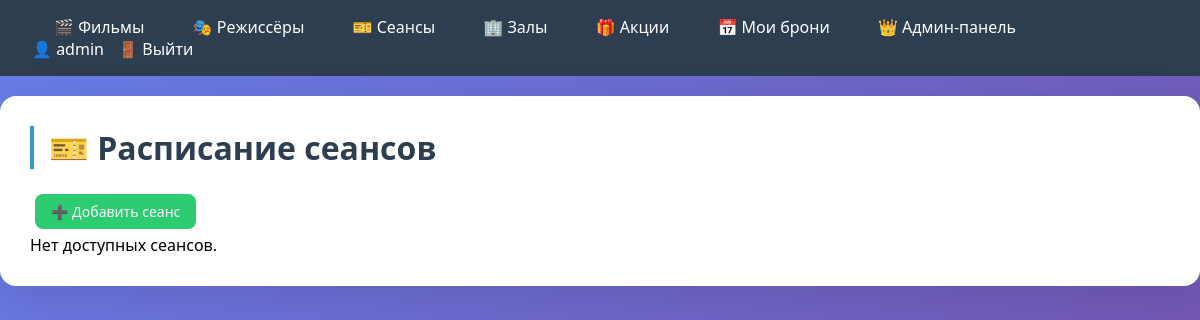
Before: /sessions/ (signed in) with the older database file.
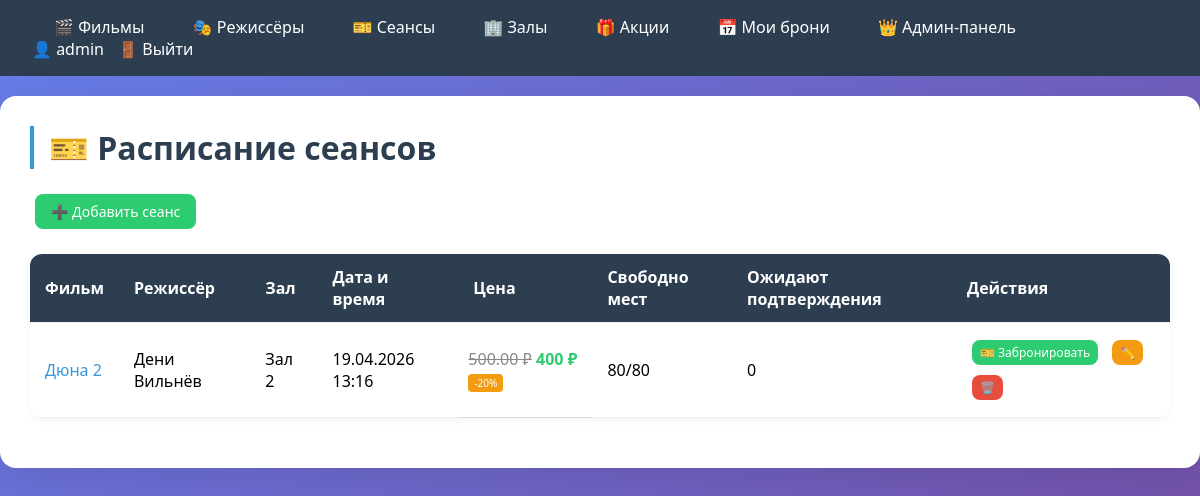
After: the same page with the newer database file.
### cinema/models.py (models this page shows, shortened)
class Session(models.Model):
    movie = models.ForeignKey(Movie, on_delete=models.CASCADE, verbose_name='Фильм', related_name='sessions')
    hall = models.ForeignKey(Hall, on_delete=models.CASCADE, verbose_name='Зал', related_name='sessions')
    start_time = models.DateTimeField('Время начала')
    price = models.DecimalField('Цена', max_digits=8, decimal_places=2)
    def get_active_promotion(self):
        from django.utils import timezone
        today = timezone.now().date()
        promotions = self.movie.promotion_set.filter(
            is_active=True,
            start_date__lte=today,
            end_date__gte=today
        )
        return promotions.first() if promotions.exists() else None
    def get_discounted_price(self):
        promotion = self.get_active_promotion()
        if promotion:
            discount = promotion.discount_percent
            return float(self.price) * (1 - discount / 100)
        return float(self.price)
    class Meta:
        verbose_name = 'Сеанс'
        verbose_name_plural = 'Сеансы'

class Movie(models.Model):
    title = models.CharField('Название', max_length=200)
    description = models.TextField('Описание')
    duration_min = models.IntegerField('Длительность (мин)')
    rating = models.FloatField('Рейтинг', default=0.0)
    poster = models.ImageField('Постер', upload_to='posters/', blank=True, null=True)
    release_year = models.IntegerField('Год выпуска')
    director = models.ForeignKey(Director, on_delete=models.SET_NULL, null=True, blank=True, verbose_name='Режиссёр',
                                 related_name='movies')
    genres = models.ManyToManyField(Genre, through='MovieGenre', verbose_name='Жанры')
    class Meta:
        verbose_name = 'Фильм'
        verbose_name_plural = 'Фильмы'

class Director(models.Model):
    name = models.CharField('Имя', max_length=200)
    birth_date = models.DateField('Дата рождения', null=True, blank=True)
    birth_place = models.CharField('Место рождения', max_length=200, blank=True)
    biography = models.TextField('Биография', blank=True)
    photo = models.ImageField('Фото', upload_to='directors/', blank=True, null=True)
    class Meta:
        verbose_name = 'Режиссёр'
        verbose_name_plural = 'Режиссёры'

class Hall(models.Model):
    number = models.IntegerField('Номер зала', unique=True)
    capacity = models.IntegerField('Вместимость')
    sound_system = models.CharField('Звуковая система', max_length=100)
    class Meta:
        verbose_name = 'Кинозал'
        verbose_name_plural = 'Кинозалы'

class Promotion(models.Model):
    name = models.CharField('Название акции', max_length=200)
    description = models.TextField('Описание')
    discount_percent = models.IntegerField('Скидка %')
    start_date = models.DateField('Дата начала')
    end_date = models.DateField('Дата окончания')
    movies = models.ManyToManyField(Movie, through='MoviePromotion', verbose_name='Фильмы', blank=True)
    is_active = models.BooleanField('Активна', default=True)
    class Meta:
        verbose_name = 'Акция'
        verbose_name_plural = 'Акции'

### cinema/views.py (the view)
# urls.py: path('sessions/', views.session_list, name='session_list'),
def session_list(request):
    sessions = Session.objects.select_related('movie', 'movie__director', 'hall').filter(start_time__gt=timezone.now())
    for session in sessions:
        confirmed_count = session.bookings.filter(status='confirmed').count()
        pending_count = session.bookings.filter(status='pending').count()
        occupied_total = confirmed_count + pending_count
        session.available_seats = session.hall.capacity - occupied_total
        session.pending_bookings_count = pending_count  # только для админов
    return render(request, 'cinema/session_list.html', {'sessions': sessions})

### cinema/templates/cinema/session_list.html (shortened to what this page needs)
{% extends 'cinema/base.html' %}
{% block content %}
<h1>🎫 Расписание сеансов</h1>
{% if user.is_staff %}
    <a href="{% url 'session_create' %}" class="btn btn-success">➕ Добавить сеанс</a>
{% endif %}
{% if sessions %}
    <table style="width: 100%; border-collapse: collapse;">
        <thead>
            <tr>
                <th>Фильм</th>
                <th>Режиссёр</th>
                <th>Зал</th>
                <th>Дата и время</th>
                <th>Цена</th>
                <th>Свободно мест</th>
                {% if user.is_staff %}
                    <th>Ожидают подтверждения</th>
                {% endif %}
                <th>Действия</th>
            </tr>
        </thead>
        <tbody>
            {% for session in sessions %}
            <tr>
                <td><a href="{% url 'movie_detail' session.movie.id %}">{{ session.movie.title }}</a></a>
                <td>{% if session.movie.director %}{{ session.movie.director.name }}{% else %}—{% endif %}</a>
                <td>Зал {{ session.hall.number }}</a>
                <td>{{ session.start_time|date:"d.m.Y H:i" }}</a>
                <td style="padding: 10px; border-bottom: 1px solid #ddd;">
    {% with promotion=session.get_active_promotion %}
        {% if promotion %}
            <span style="text-decoration: line-through; color: #888;">{{ session.price }} ₽</span>
            <strong style="color: #2ecc71;">{{ session.get_discounted_price|floatformat:0 }} ₽</strong>
            <span style="background: #f39c12; color: white; padding: 2px 6px; border-radius: 4px; font-size: 10px;">-{{ promotion.discount_percent }}%</span>
        {% else %}
            {{ session.price }} ₽
        {% endif %}
    {% endwith %}
</td></a>
                <td>{{ session.available_seats }}/{{ session.hall.capacity }}</a>
                {% if user.is_staff %}
                    <td>{{ session.pending_bookings_count }}</a>
                {% endif %}
                <td>
                    <a href="{% url 'session_detail' session.id %}" class="btn btn-success" style="padding: 4px 8px; font-size: 12px;">🎫 Забронировать</a>
                    {% if user.is_staff %}
                        <a href="{% url 'session_edit' session.id %}" class="btn btn-warning" style="padding: 4px 8px; font-size: 12px;">✏️</a>
                        <a href="{% url 'session_delete' session.id %}" class="btn btn-danger" style="padding: 4px 8px; font-size: 12px;">🗑️</a>
                    {% endif %}
            </tr>
            {% endfor %}
        </tbody>
    </table>
{% else %}
    <p>Нет доступных сеансов.</p>
{% endif %}
{% endblock %}

Changed rows visible on the page:
added Session: movie "Дюна 2", movie.director.name "Дени Вильнёв", hall.number "2", start_time "19.04.2026 13:16", price "500.00", get_discounted_price "400", get_active_promotion.discount_percent "20", available_seats "80", hall.capacity "80", pending_bookings_count "0"
Other visible differences:
text no longer shown: "Нет доступных сеансов."
text now shown: "Фильм Режиссёр Зал Дата и время Цена Свободно мест Ожидают подтверждения Действия"
